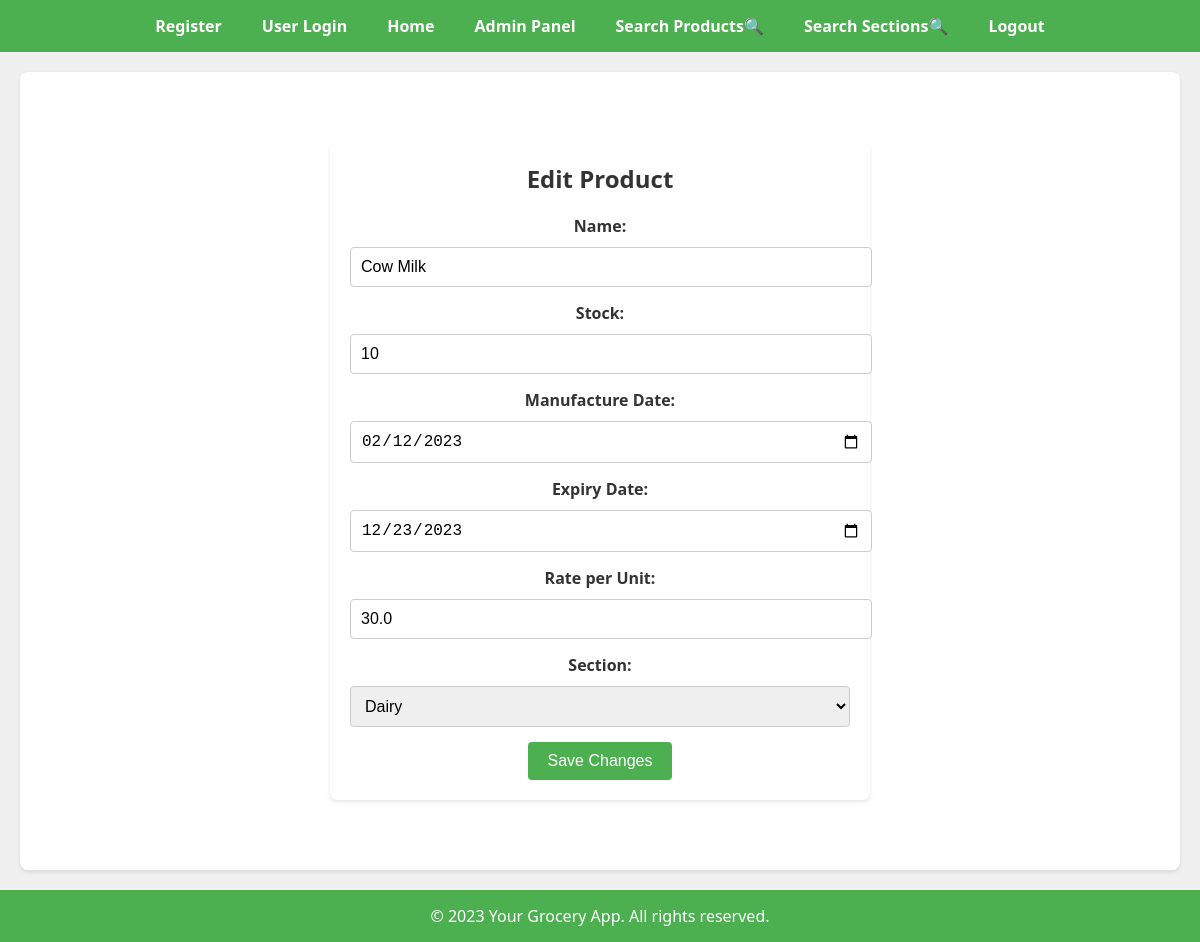
Screenshot of /admin/edit_product/1 with the database file from the repository.
### model.py (models this page shows)
class Product(db.Model):
    id = db.Column(db.Integer, primary_key=True)
    name = db.Column(db.String(100), nullable=False)
    stock = db.Column(db.Integer, nullable=False)
    manufacture_date = db.Column(db.Date)
    expiry_date = db.Column(db.Date)
    rate_per_unit = db.Column(db.Float)
    section_id = db.Column(db.Integer, db.ForeignKey('section.id'), nullable=False)

class Section(db.Model):
    id = db.Column(db.Integer, primary_key=True)
    name = db.Column(db.String(100), nullable=False)
    type = db.Column(db.String(50))
    image = db.Column(db.String(200))

### app.py (the view, shortened to what this page needs)
@app.route('/admin/edit_product/<int:product_id>', methods=['GET', 'POST'])
def edit_product(product_id):
    product = Product.query.get(product_id)
    sections = Section.query.all()
    return render_template('edit_product.html', title='Edit Product', product=product, sections=sections)

### templates/edit_product.html
{% extends 'base.html' %}
{% block content %}
<div class="product-form-container" style="max-width: 500px; margin: 50px auto; padding: 20px; background-color: #fff; border-radius: 8px; box-shadow: 0 2px 4px rgba(0, 0, 0, 0.1);">
  <h1 style="font-size: 24px; margin-bottom: 20px; color: #333; text-align: center;">Edit Product</h1>
  <form method="POST" action="{{ url_for('edit_product', product_id=product.id) }}" style="text-align: center;">
    <label for="name" style="margin-bottom: 10px; font-weight: bold; display: block;">Name:</label>
    <input type="text" name="name" value="{{ product.name }}" required style="padding: 10px; margin-bottom: 15px; border: 1px solid #ccc; border-radius: 4px; font-size: 16px; width: 100%;" /><br />
    <label for="stock" style="margin-bottom: 10px; font-weight: bold; display: block;">Stock:</label>
    <input type="number" name="stock" value="{{ product.stock }}" required style="padding: 10px; margin-bottom: 15px; border: 1px solid #ccc; border-radius: 4px; font-size: 16px; width: 100%;" /><br />
    <label for="manufacture_date" style="margin-bottom: 10px; font-weight: bold; display: block;">Manufacture Date:</label>
    <input type="date" name="manufacture_date" value="{{ product.manufacture_date.strftime('%Y-%m-%d') }}" style="padding: 10px; margin-bottom: 15px; border: 1px solid #ccc; border-radius: 4px; font-size: 16px; width: 100%;" /><br />
    <label for="expiry_date" style="margin-bottom: 10px; font-weight: bold; display: block;">Expiry Date:</label>
    <input type="date" name="expiry_date" value="{{ product.expiry_date.strftime('%Y-%m-%d') }}" style="padding: 10px; margin-bottom: 15px; border: 1px solid #ccc; border-radius: 4px; font-size: 16px; width: 100%;" /><br />
    <label for="rate_per_unit" style="margin-bottom: 10px; font-weight: bold; display: block;">Rate per Unit:</label>
    <input type="number" step="0.01" name="rate_per_unit" value="{{ product.rate_per_unit }}" style="padding: 10px; margin-bottom: 15px; border: 1px solid #ccc; border-radius: 4px; font-size: 16px; width: 100%;" /><br />
    <label for="section" style="margin-bottom: 10px; font-weight: bold; display: block;">Section:</label>
    <select name="section" style="padding: 10px; margin-bottom: 15px; border: 1px solid #ccc; border-radius: 4px; font-size: 16px; width: 100%;">
      {% for section in sections %}
        <option value="{{ section.id }}" {% if section.id == product.section_id %}selected{% endif %}>{{ section.name }}</option>
      {% endfor %}
    </select><br />
    <button type="submit" style="padding: 10px 20px; background-color: #4CAF50; color: #ffffff; border: none; border-radius: 4px; font-size: 16px; cursor: pointer; transition: background-color 0.3s ease;">Save Changes</button>
  </form>
</div>
{% endblock %}

### templates/base.html (style rules this page uses)
body, h1, h2, p, ul, li { margin: 0; padding: 0; }
body { background-color: #f0f0f0; font-family: 'Segoe UI', Tahoma, Geneva, Verdana, sans-serif; color: #333; }

### rows the page displays
Product: name "Cow Milk", stock "10", manufacture_date "02/12/2023", expiry_date "12/23/2023", rate_per_unit "30.0", section "Dairy"
